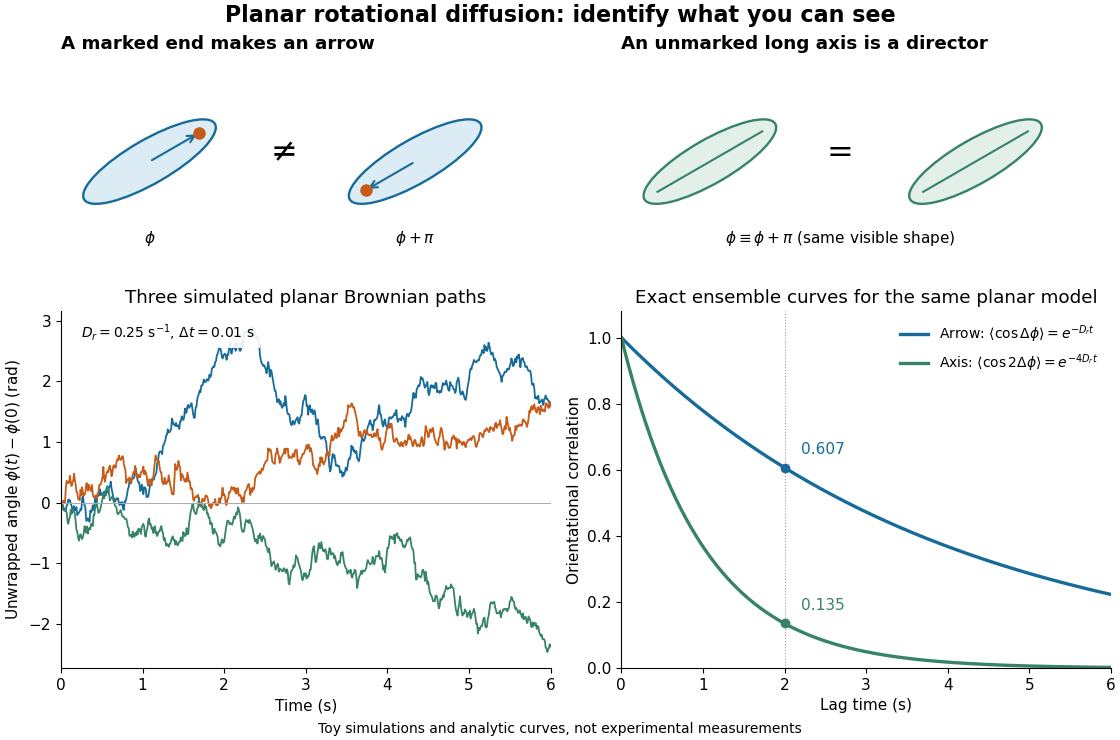

Write the Python code that produced this figure.
"""Original planar rotation schematic and Brownian toy paths; Python 3.14.

Run from the output directory. Requires numpy 2.3.5 and matplotlib 3.10.7.
All paths are simulated, and all correlation curves are exact model curves.
"""

from pathlib import Path

import matplotlib.pyplot as plt
from matplotlib.patches import Ellipse, FancyArrowPatch
import numpy as np


def main():
    plt.rcParams.update({"font.size": 11, "axes.spines.top": False,
                         "axes.spines.right": False, "figure.facecolor": "white"})
    blue, orange, green = "#176b9b", "#c65b17", "#368366"
    fig = plt.figure(figsize=(11.2, 7.4), dpi=100, layout="constrained")
    grid = fig.add_gridspec(2, 2, height_ratios=(0.85, 1.25))
    ax = fig.add_subplot(grid[0, 0])
    ax.set(xlim=(-0.3, 4.4), ylim=(-0.9, 1.05), aspect="equal")
    ax.axis("off")
    ax.set_title("A marked end makes an arrow", loc="left", weight="bold")
    for x, angle in [(0.55, 30), (3.1, 210)]:
        ax.add_patch(Ellipse((x, 0.05), 1.45, 0.42, angle=angle,
                             facecolor="#dcecf5", edgecolor=blue, lw=1.7))
        theta = np.deg2rad(angle)
        end = (x + 0.55 * np.cos(theta), 0.05 + 0.55 * np.sin(theta))
        ax.plot(*end, "o", color=orange, ms=8)
        ax.add_patch(FancyArrowPatch((x, 0.05), end, arrowstyle="->",
                                     mutation_scale=13, color=blue, lw=1.5))
    ax.text(1.8, 0.05, r"$\ne$", ha="center", fontsize=23)
    ax.text(0.55, -0.73, r"$\phi$", ha="center")
    ax.text(3.1, -0.73, r"$\phi+\pi$", ha="center")
    ax = fig.add_subplot(grid[0, 1])
    ax.set(xlim=(-0.3, 4.4), ylim=(-0.9, 1.05), aspect="equal")
    ax.axis("off")
    ax.set_title("An unmarked long axis is a director", loc="left", weight="bold")
    for x, angle in [(0.55, 30), (3.1, 210)]:
        ax.add_patch(Ellipse((x, 0.05), 1.45, 0.42, angle=angle,
                             facecolor="#e2f0e9", edgecolor=green, lw=1.7))
        theta = np.deg2rad(angle)
        dx, dy = 0.58 * np.cos(theta), 0.58 * np.sin(theta)
        ax.plot([x-dx, x+dx], [0.05-dy, 0.05+dy], color=green, lw=1.5)
    ax.text(1.8, 0.05, "=", ha="center", fontsize=23)
    ax.text(1.8, -0.73, r"$\phi\equiv\phi+\pi$ (same visible shape)", ha="center")
    ax = fig.add_subplot(grid[1, 0])
    dr, dt = 0.25, 0.01
    t = np.arange(601) * dt
    rng = np.random.default_rng(74319)
    for color in (blue, orange, green):
        phi = np.r_[0.0, np.cumsum(rng.normal(0, np.sqrt(2*dr*dt), len(t)-1))]
        ax.plot(t, phi, lw=1.3, color=color)
    ax.axhline(0, lw=0.7, color="#aaaaaa")
    ax.set(xlabel="Time (s)", ylabel=r"Unwrapped angle $\phi(t)-\phi(0)$ (rad)",
           xlim=(0, 6), title="Three simulated planar Brownian paths")
    ax.text(0.04, 0.97, r"$D_r=0.25\ \mathrm{s}^{-1}$, $\Delta t=0.01$ s",
            transform=ax.transAxes, va="top", fontsize=10,
            bbox={"facecolor": "white", "edgecolor": "none", "alpha": 0.9})
    ax = fig.add_subplot(grid[1, 1])
    ax.plot(t, np.exp(-dr*t), color=blue, lw=2.4,
            label=r"Arrow: $\langle\cos\Delta\phi\rangle=e^{-D_rt}$")
    ax.plot(t, np.exp(-4*dr*t), color=green, lw=2.4,
            label=r"Axis: $\langle\cos2\Delta\phi\rangle=e^{-4D_rt}$")
    ax.axvline(2, color="#999999", lw=0.8, ls=":")
    for factor, color, label in [(1, blue, "0.607"), (4, green, "0.135")]:
        value = np.exp(-factor*dr*2)
        ax.plot(2, value, "o", color=color)
        ax.annotate(label, (2, value), (2.2, value+0.04), color=color)
    ax.set(xlabel="Lag time (s)", ylabel="Orientational correlation",
           xlim=(0, 6), ylim=(0, 1.08), title="Exact ensemble curves for the same planar model")
    ax.legend(loc="upper right", fontsize=10, frameon=False)
    fig.suptitle("Planar rotational diffusion: identify what you can see", fontsize=16, weight="bold")
    fig.supxlabel("Toy simulations and analytic curves, not experimental measurements", fontsize=10)
    fig.savefig(Path.cwd() / (Path(__file__).stem + ".png"), facecolor="white")
    plt.close(fig)


if __name__ == "__main__":
    main()
